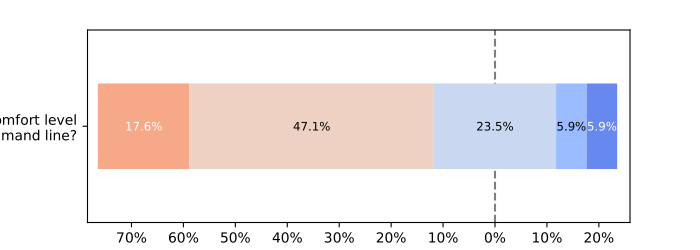

Source code (Python):
import matplotlib as mpl
from plot_likert.colors import TRANSPARENT

mpl.use("pgf")

import matplotlib.pyplot as plt
import pandas as pd
import numpy as np
import plot_likert
import seaborn as sns
import typing

# fig = plt.figure(1)
# fig.set_size_inches(5.90666, 5)

# plt.figure(0, figsize=(5, 5.90666))

Scale = typing.List[str]

comf: Scale = [
    "Extremely Uncomfortable",
    "Uncomfortable",
    "Neither Comfortable nor Uncomfortable",
    "Comfortable",
    "Extremely Comfortable",
]
comfort: Scale = comf

Q1 = "What is your comfort level with the command line?"
Q2 = "What is your reading level?"
Q3 = "What is your spamming level?"


data = pd.DataFrame(
    {
        Q1: {
            0: "Extremely Uncomfortable",
            1: "Extremely Uncomfortable",
            2: "Uncomfortable",
            3: "Uncomfortable",
            4: "Uncomfortable",
            5: "Uncomfortable",
            6: "Uncomfortable",
            7: "Uncomfortable",
            8: "Uncomfortable",
            9: "Uncomfortable",
            10: "Neither Comfortable nor Uncomfortable",
            11: "Neither Comfortable nor Uncomfortable",
            12: "Neither Comfortable nor Uncomfortable",
            13: "Neither Comfortable nor Uncomfortable",
            14: "Extremely Uncomfortable",
            15: "Comfortable",
            16: "Extremely Comfortable",
        },
    }
)

colors = sns.color_palette("coolwarm_r")
colors[0] = TRANSPARENT

# ax = plot_likert.plot_likert(data, comfort, plot_percentage=True, colors=colors, figsize=(5.90666, 5))
ax = plot_likert.plot_likert(
    data,
    comfort,
    plot_percentage=True,
    colors=colors,
    width=0.4
)

for bars, color in zip(ax.containers[1:], ["white"] + ["black"] * 3 + ["white"] * 2):
    ax.bar_label(bars, label_type="center", fmt="%.1f%%", color=color, fontsize=8.5)

plt.legend(
    loc="upper center",
    ncol=3,
    # handlelength=0.5,
    fontsize=9,
    labelspacing=0.1,
    columnspacing=0,
    bbox_to_anchor=(0.2, 1.4),
)

ax.figure.set_size_inches(7, 2.5)
# plt.show()

plt.savefig("plot.png", dpi=100)
plt.savefig("plot.pgf", format="pgf", bbox_inches="tight")
